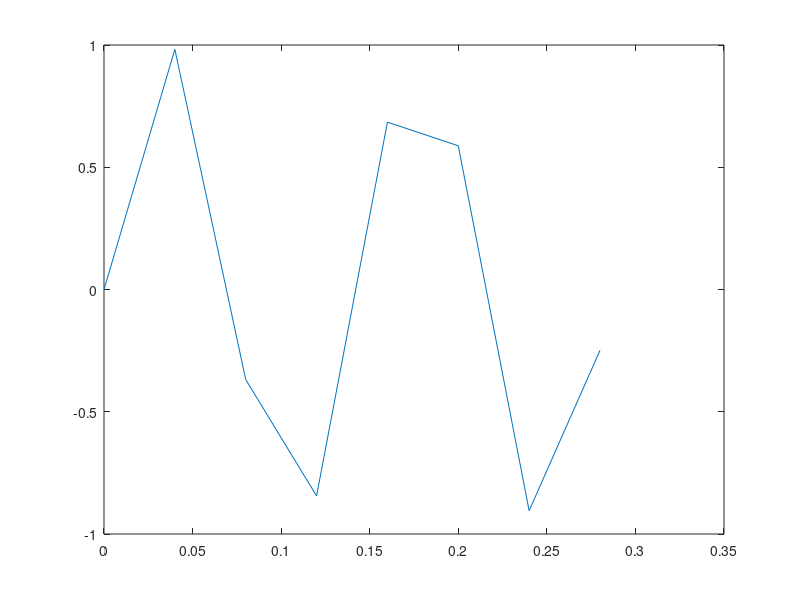

Write the MATLAB code that produced this figure. (Note: this script raises an error after producing the figure.)
%% Lab 2 Section 4
%%

clear all
close all
clc

% New functions
% generate the signal
fs = 25; % Hz (sample/sec)
dt = 1/fs; % seconds per sampl (
%length of sample
f0 = 7;                        % Hz -- our actual freq
T = 1/f0;                      % period of sampling in s
t = [0:dt:2*T];                 % length of time increments, length equal to two period (2*T)
w0 = 2*pi*f0;                   % omega of our actual signal
zerosize = length([0:dt:10*T]); % this should be 10 periods
%f1 = zeros(zerosize,1);

%for i=1:length(t)
%f1(i) = sin(w0*t(i));                  % f1 of the signal we made, our samples
%end

f1 = sin(w0*t);
N = round(2*T*fs); % number of samples, odd
n = 0:N-1;  %
t1=(0:length(f1)-1)/fs;

Ninterp = 10;
vectorsize = Ninterp*N;

%% Plot the Plot
% Time Domain
figure(1)
plot(t1,f1)
hline(0,'black')
title(['Sin Signal fs=' num2str(fs)])
xlabel('Time')
ylabel('Amplitude, Unitless')
legend('Sin Wave','Zero Line')

%% Frequency Domain (FFT)
fft1 = fft(f1,N);
% just gonna use the first channel her
ff1 = ((0:length(fft1)-1)*fs)/length(fft1);
%ff1 =ff1/1000;

% FFT figure
figure(2)
plot(ff1,abs(fft1))
xlim([0 fs/2])
title(['FFT of Sin Signal fs=' num2str(fs)])
xlabel('f (Hz)')
ylabel('Amplitude')

%% Pad and Reverse
zeropad = zeros(vectorsize,1);
zeropad(1:4) = fft1(1:4);
zeropad(68:70) = fft1(5:7);

newsignal = 2*ifft(zeropad,N)       % increasing this N DRASTICALLY improves performance
tnew = (0:length(newsignal)-1)/fs;

figure(3)
plot(t1,f1)
hline(0,'black')
hold on
plot(tnew,newsignal)
title(['Sin Signal fs=' num2str(fs)])
xlabel('Time')
ylabel('Amplitude, Unitless')
legend('Sin Wave','Zero Line','Inverse signal')
